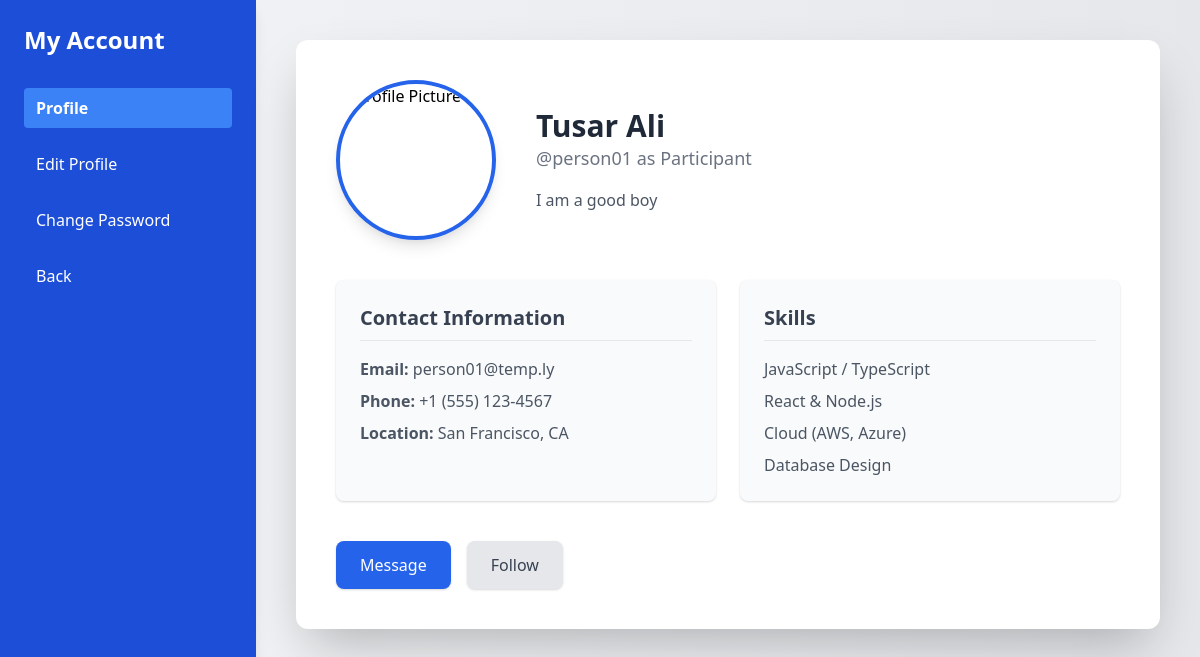
Page /users/profile/ (signed in) on the committed database.
### users/models.py (models this page shows, shortened)
class CustomUser(AbstractUser):
    profile_image = models.ImageField(
        upload_to="profile_images",
        blank=True,
        null=True,
        default="profile_images/profile.jpg"
    )
    bio = models.TextField(blank=True, null=True)

### users/views.py (the view)
# urls.py: path("profile/", views.ProfileView.as_view(), name="profile"),
class ProfileView(TemplateView):
    template_name = "users/profile.html"
    def get_context_data(self, **kwargs):
        context = super().get_context_data(**kwargs)
        user = self.request.user
        context["email"] = user.email
        context["name"] = user.get_full_name() if user.get_full_name() else user.username
        context["username"] = user.username
        context["bio"] = user.bio
        context["role"] = user.groups.all()[0]
        context["profile_image"] = user.profile_image.url if user.profile_image else "/static/users/images/profile.jpg"
        return context

### users/templates/users/profile.html (shortened to what this page needs)
{% load static %}
<!DOCTYPE html>
<html lang="en">
<head>
    <link href="https://cdn.jsdelivr.net/npm/tailwindcss@2.2.19/dist/tailwind.min.css" rel="stylesheet">
</head>
<body class="bg-gradient-to-r from-gray-100 to-gray-200 min-h-screen flex">
    <aside class="w-64 bg-blue-700 text-white flex flex-col p-6 shadow-lg">
        <h1 class="text-2xl font-bold mb-8">My Account</h1>
        <nav class="flex flex-col space-y-4">
            <a href="{% url 'profile' %}" class="bg-blue-500 px-3 py-2 rounded transition font-semibold">Profile</a>
            <a href="{% url 'edit-profile' %}" class="hover:bg-blue-800 px-3 py-2 rounded transition">Edit Profile</a>
            <a href="{% url 'change-password' %}" class="hover:bg-blue-800 px-3 py-2 rounded transition">Change Password</a>
            <a href="{% url 'index' %}" class="hover:bg-blue-800 px-3 py-2 rounded transition">Back</a>
        </nav>
    </aside>
    <main class="flex-grow p-10">
        <div class="bg-white shadow-2xl rounded-xl p-10 w-full">
            <div class="flex items-center space-x-10">
                <img class="w-40 h-40 rounded-full shadow-lg border-4 border-blue-600 object-cover"
                     src="{{profile_image}}" alt="Profile Picture">
                <div>
                    <h2 class="text-3xl font-bold text-gray-800">{{name}}</h2>
                    <p class="text-lg text-gray-500">@{{username}} as {{role}}</p>
                    <p class="mt-4 text-gray-600 max-w-xl">
                        {{bio|default:"N/A"}}
                    </p>
                </div>
            </div>
            <div class="mt-10 grid grid-cols-2 gap-6">
                <div class="bg-gray-50 p-6 rounded-lg shadow">
                    <h3 class="text-xl font-semibold text-gray-700 mb-4 border-b pb-2">Contact Information</h3>
                    <ul class="space-y-2 text-gray-600">
                        <li><strong>Email:</strong> {{email}}</li>
                        <li><strong>Phone:</strong> +1 (555) 123-4567</li>
                        <li><strong>Location:</strong> San Francisco, CA</li>
                    </ul>
                </div>
                <div class="bg-gray-50 p-6 rounded-lg shadow">
                    <h3 class="text-xl font-semibold text-gray-700 mb-4 border-b pb-2">Skills</h3>
                    <ul class="space-y-2 text-gray-600">
                        <li>JavaScript / TypeScript</li>
                        <li>React & Node.js</li>
                        <li>Cloud (AWS, Azure)</li>
                        <li>Database Design</li>
                    </ul>
                </div>
            </div>
            <div class="mt-10 flex space-x-4">
                <button class="bg-blue-600 text-white px-6 py-3 rounded-lg shadow hover:bg-blue-700 transition">
                    Message
                </button>
                <button class="bg-gray-200 text-gray-700 px-6 py-3 rounded-lg shadow hover:bg-gray-300 transition">
                    Follow
                </button>
            </div>
        </div>
    </main>
</body>
</html>

### rows in the picture
CustomUser: username "person01", bio "I am a good boy", email "person01@temp.ly"

### other values in the picture
{{ name }} "Tusar Ali"
{{ role }} "Participant"
